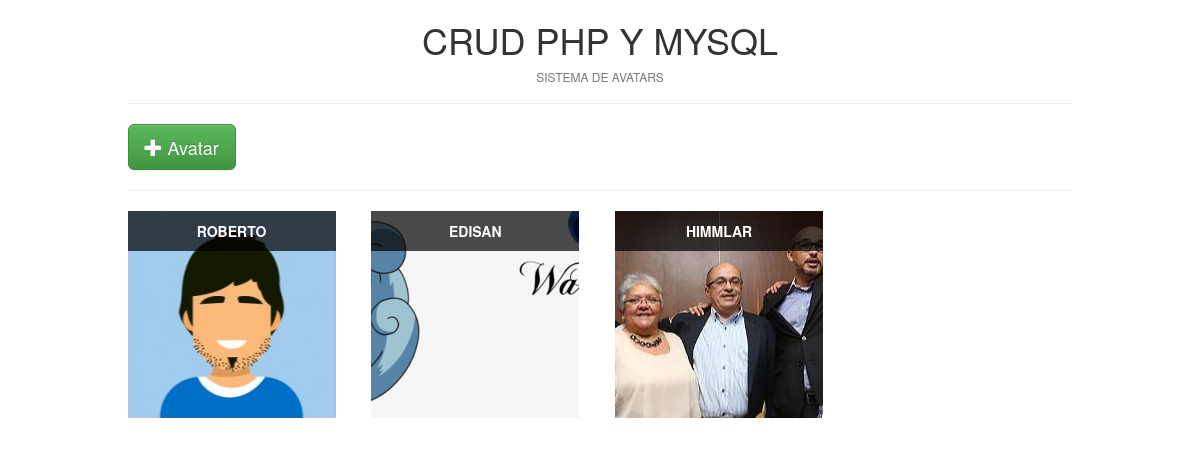
Screenshot of /nuevo/index.php with the database file from the repository.
### tables this page shows
CREATE TABLE `usuarios` (
  `id` int(11) NOT NULL,
  `name` varchar(32) NOT NULL,
  `gender` varchar(32) DEFAULT NULL,
  `image` varchar(64) DEFAULT 'public/img/avatar.png',
  `color` varchar(32) DEFAULT NULL
);

### nuevo/index.php (the view, shortened to what this page needs)
<!DOCTYPE html>
<html lang="es">
<head>
	<link rel="stylesheet" href="public/css/bootstrap.min.css">
	<link rel="stylesheet" href="public/css/bootstrap-theme.min.css">
	<link rel="stylesheet" href="public/css/custom.css">
</head>
<body>
	<div class="container">
		<div class="row">
			<div class="col-md-10 col-md-offset-1">
				<h1 class="text-center">CRUD PHP Y MYSQL</h1>
				<h6 class="text-center text-muted text-uppercase">Sistema de avatars</h6>
				<hr>
				<a href="add.php" class="btn btn-lg btn-success" data-toogle="tooltip" data-placement="top" title="Adicionar Avatar">
					<i class="glyphicon glyphicon-plus"></i>
					Avatar
				</a>
				<hr>
				<?php
					include('includes/db.php');
					$sql = "SELECT * FROM usuarios";
					$rs =  mysqli_query($con,$sql);
				?>
				<div class="row">
					<?php while($row = mysqli_fetch_array($rs)){ ?>
						<div class="col-md-3">
							<figure class="avatars" style="background:url(<?=$row['image']?>)no-repeat center;">
								<figcaption><?=$row['name']?></figcaption>
							</figure>
						</div>
					<?php } ?>
				</div>
			</div>
		</div>
	</div>
</body>
</html>

### nuevo/public/css/custom.css (style rules this page uses)
figure.avatars { height:207px; width:208px; margin-bottom:10px; position:relative; }
figure.avatars figcaption { background: rgba(0,0,0, 0.7); color:#fff; font-weight:bolder; text-align:center; padding:10px; text-transform:uppercase; }

### rows the page displays
usuarios: image (picture), name "ROBERTO"
usuarios: image (picture), name "EDISAN"
usuarios: image (picture), name "HIMMLAR"
